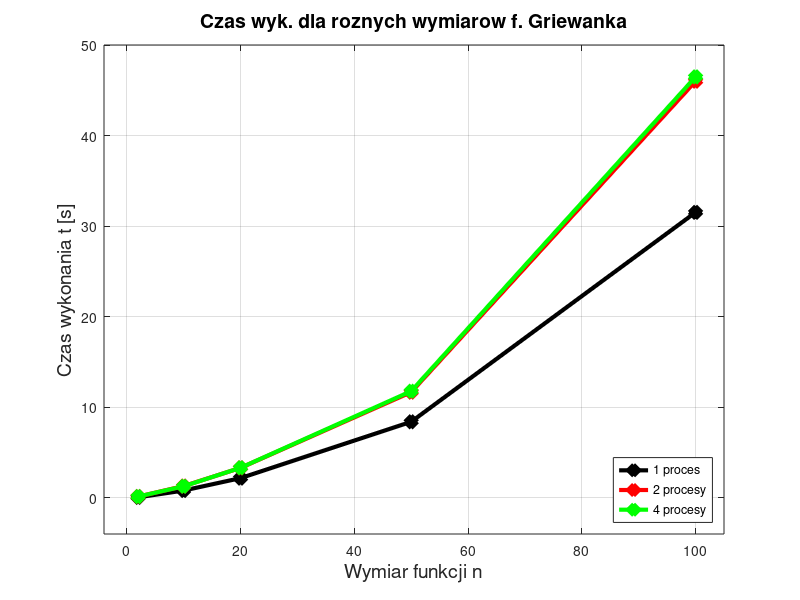
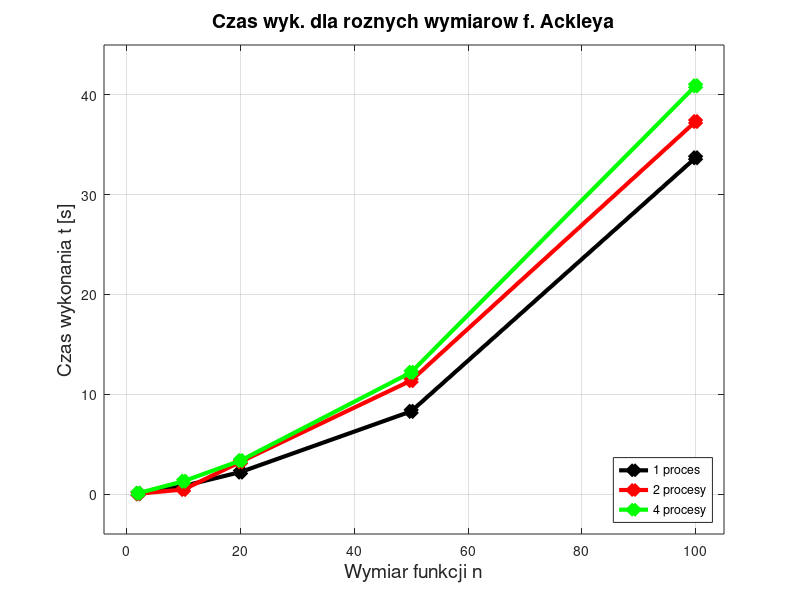
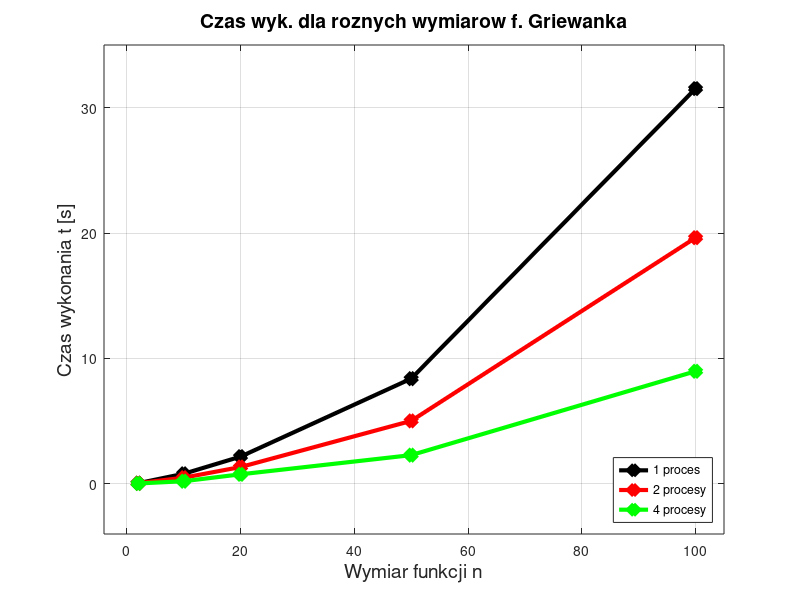
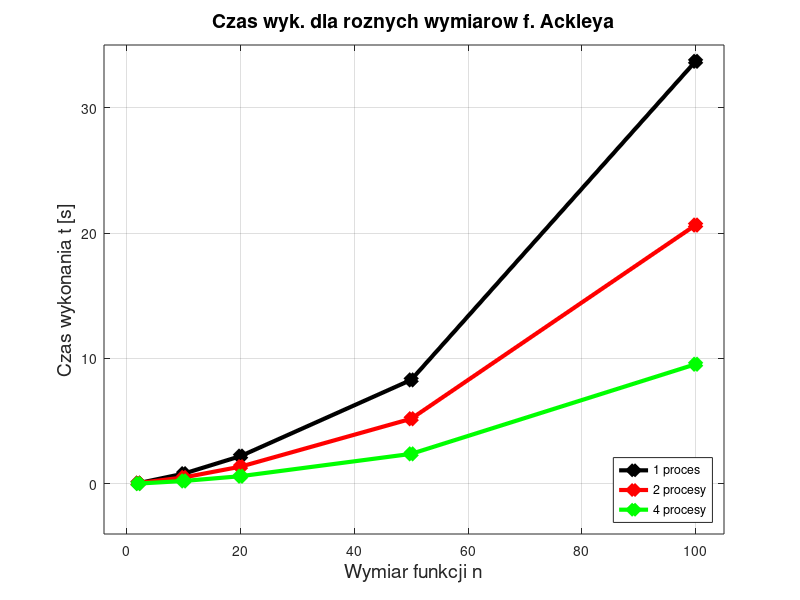

These figures' MATLAB source, in order:
dims=[2, 10, 20, 50, 100];
pops=[500, 2000, 3000, 5000, 10000];
big_pops=[5000, 10000, 20000];
threads=[1, 2, 4];




f_GR_2_1 = [ 0.05, 0.8, 2.17, 8.39, 31.52 ]


f_GR_2_2 = [ 0.13 1.29  3.3 11.66 46.0]
f_GR_2_4 = [ 0.13 1.27 3.31 11.77 46.48  ]

plot(
    dims, f_GR_2_1, "-dk", "markersize", 9, "MarkerFaceColor", "k", "linewidth", 3,
    dims, f_GR_2_2, "-dr", "markersize", 9, "MarkerFaceColor", "r", "linewidth", 3,
    dims, f_GR_2_4, "-dg", "markersize", 9, "MarkerFaceColor", "g", "linewidth", 3)
grid("on")
legend("1 proces", "2 procesy", "4 procesy", "location", "southeast")
axis([-4 105 -4 50])
title('Czas wyk. dla roznych wymiarow f. Griewanka', 'fontsize', 14)
xlabel('Wymiar funkcji n', 'fontsize', 14)
ylabel('Czas wykonania t [s]', 'fontsize', 14)
print -dpng mpi_gr_rpop.png -F:15

f_AC_2_1 = [ 0.05, 0.81, 2.21, 8.29, 33.7 ]
f_AC_2_2 = [ 0.04 0.46 3.23 11.38 37.33  ]
f_AC_2_4 = [ 0.09 1.29 3.36 12.2 40.91  ]

plot(
    dims, f_AC_2_1, "-dk", "markersize", 9, "MarkerFaceColor", "k", "linewidth", 3,
    dims, f_AC_2_2, "-dr", "markersize", 9, "MarkerFaceColor", "r", "linewidth", 3,
    dims, f_AC_2_4, "-dg", "markersize", 9, "MarkerFaceColor", "g", "linewidth", 3)
grid("on")
legend("1 proces", "2 procesy", "4 procesy", "location", "southeast")
axis([-4 105 -4 45])
title('Czas wyk. dla roznych wymiarow f. Ackleya', 'fontsize', 14)
xlabel('Wymiar funkcji n', 'fontsize', 14)
ylabel('Czas wykonania t [s]', 'fontsize', 14)
print -dpng mpi_ac_rpop.png -F:15

#--------------------------------------------------------------------------------------------

f_GR_W_1 = [ 0.05, 0.8, 2.17, 8.39, 31.52 ]


f_GR_W_2 = [ 0.05 0.49  1.34 5.02 19.63]
f_GR_W_4 = [ 0.03 0.21 0.76 2.29 8.98  ]

plot(
    dims, f_GR_W_1, "-dk", "markersize", 9, "MarkerFaceColor", "k", "linewidth", 3,
    dims, f_GR_W_2, "-dr", "markersize", 9, "MarkerFaceColor", "r", "linewidth", 3,
    dims, f_GR_W_4, "-dg", "markersize", 9, "MarkerFaceColor", "g", "linewidth", 3)
grid("on")
legend("1 proces", "2 procesy", "4 procesy", "location", "southeast")
axis([-4 105 -4 35])
title('Czas wyk. dla roznych wymiarow f. Griewanka', 'fontsize', 14)
xlabel('Wymiar funkcji n', 'fontsize', 14)
ylabel('Czas wykonania t [s]', 'fontsize', 14)
print -dpng mpi_gr_Wpop.png -F:15

f_AC_W_1 = [ 0.05, 0.81, 2.21, 8.29, 33.7 ]
f_AC_W_2 = [ 0.06 0.51 1.37 5.19 20.64  ]
f_AC_W_4 = [ 0.02 0.23 0.61 2.39 9.54  ]

plot(
    dims, f_AC_W_1, "-dk", "markersize", 9, "MarkerFaceColor", "k", "linewidth", 3,
    dims, f_AC_W_2, "-dr", "markersize", 9, "MarkerFaceColor", "r", "linewidth", 3,
    dims, f_AC_W_4, "-dg", "markersize", 9, "MarkerFaceColor", "g", "linewidth", 3)
grid("on")
legend("1 proces", "2 procesy", "4 procesy", "location", "southeast")
axis([-4 105 -4 35])
title('Czas wyk. dla roznych wymiarow f. Ackleya', 'fontsize', 14)
xlabel('Wymiar funkcji n', 'fontsize', 14)
ylabel('Czas wykonania t [s]', 'fontsize', 14)
print -dpng mpi_ac_Wpop.png -F:15

#--------------------------------------------------------------------------------------------


f_GR_P_2_1 = [ 14.58, 31.87, 72.53 ]
f_GR_P_2_2 = [ 19.64 45.77 117.44 ]
f_GR_P_2_4 = [ 19.76 46.36 119.63 ]


plot(
    big_pops, f_GR_P_2_1, "-dk", "markersize", 9, "MarkerFaceColor", "k", "linewidth", 3,
    big_pops, f_GR_P_2_2, "-dr", "markersize", 9, "MarkerFaceColor", "r", "linewidth", 3,
    big_pops, f_GR_P_2_4, "-dg", "markersize", 9, "MarkerFaceColor", "g", "linewidth", 3)
grid("on")
legend("1 proces", "2 procesy", "4 procesy", "location", "southeast")
axis([4000 21000 0 130])
title('Czas wyk. roznych rozmiarow pop. (f. Griewanka)', 'fontsize', 14)
xlabel('Rozmiar populacji P', 'fontsize', 14)
ylabel('Czas wykonania t [s]', 'fontsize', 14)
print -dpng mpi_gr_dpop_ru.png -F:15

f_AC_P_2_1 = [ 15.6, 33.81, 76.97 ]
f_AC_P_2_2 = [ 20.56 47.62 122.2 ]
f_AC_P_2_4 = [ 20.8 48.31 123.54  ]


plot(
    big_pops, f_AC_P_2_1, "-dk", "markersize", 9, "MarkerFaceColor", "k", "linewidth", 3,
    big_pops, f_AC_P_2_2, "-dr", "markersize", 9, "MarkerFaceColor", "r", "linewidth", 3,
    big_pops, f_AC_P_2_4, "-dg", "markersize", 9, "MarkerFaceColor", "g", "linewidth", 3)
grid("on")
legend("1 proces", "2 procesy", "4 procesy", "location", "southeast")
axis([4000 21000 0 130])
title('Czas wyk. dla roznych rozmiarow pop. (f. Ackleya)', 'fontsize', 14)
xlabel('Rozmiar populacji P', 'fontsize', 14)
ylabel('Czas wykonania t [s]', 'fontsize', 14)
print -dpng mpi_ac_dpop_ru.png -F:15

#--------------------------------------------------------------------------------------------


intervals = [1 2 5 10 15 25 40 60 80 100]
f_GR_Blad_interval = [123.4 129.24 123.56 150.72 133.17 156.47 154.06 144.90 126.74 143.94 ]

plot(intervals, f_GR_Blad_interval, "-dr", "markersize", 9, "MarkerFaceColor", "g", "linewidth", 3)
grid("on")
axis([0 110 120 160])
title('Wyniki minim. dla roznych interwalow migracji (f. Griewanka)', 'fontsize', 14)
xlabel('Interwal migracji osobnikow', 'fontsize', 14)
ylabel('Wynik algorytmu genetycznego', 'fontsize', 14)
print -dpng mpi_gr_intervals.png -F:15


migrations = [1 5 10 20 30 50 70 100 120 140 160 180 200 220 250]
f_GR_Blad_migrations = [154.55 155.06 147.48 143.35 151.64 143.77 142.41  137.51 128.73  119.96 118.18 128.02 147.74 145.92   149.47]

plot(migrations, f_GR_Blad_migrations, "-dg", "markersize", 9, "MarkerFaceColor", "r", "linewidth", 3)
grid("on")
axis([0 260 110 160])
title('Wyniki minim. dla roznych wielkosci migracji (f. Griewanka)', 'fontsize', 14)
xlabel('Wielkosc jednej migracji osobnikow', 'fontsize', 14)
ylabel('Wynik algorytmu genetycznego', 'fontsize', 14)
print -dpng mpi_gr_migrations.png -F:15